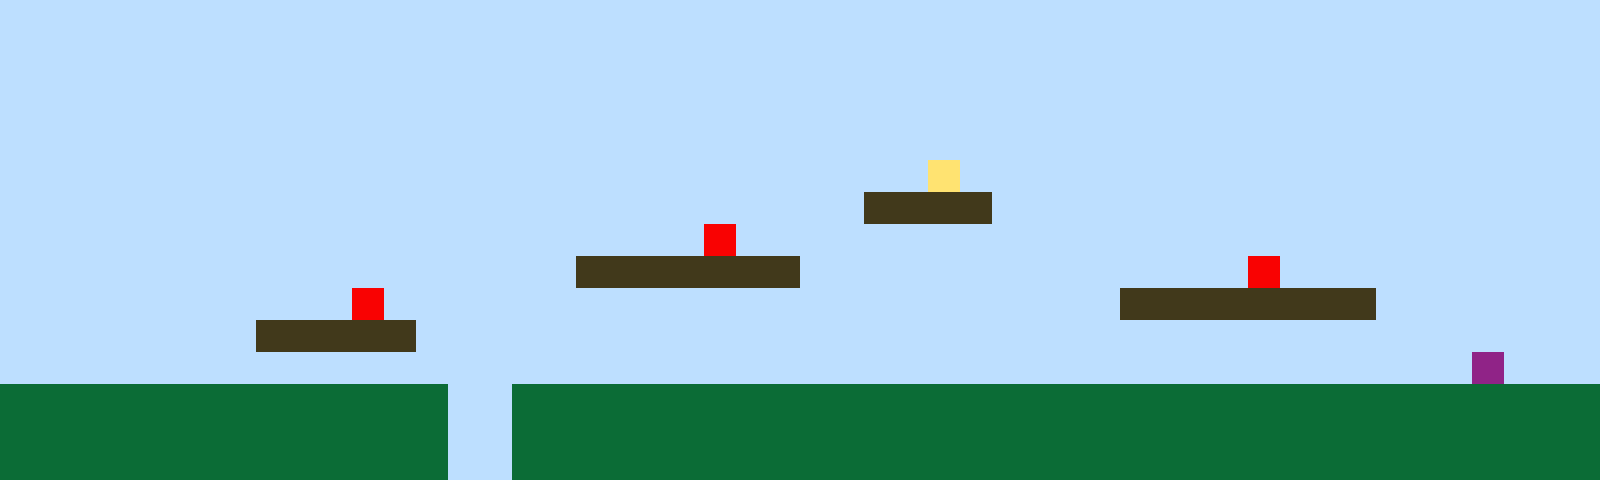

A level layout from a 2D game, rendered from its tile map. Below: a short description, then the map file with its tile-grid data intact:
An orthogonal 50x15 tile map with 32x32 px tiles, 1 tile layer (Tile Layer 1).

<map version="1.10" tiledversion="1.11.2" orientation="orthogonal" renderorder="right-up" width="50" height="15" tilewidth="32" tileheight="32" infinite="0" nextlayerid="2" nextobjectid="1"><editorsettings><export target="map1.csv" format="csv" /></editorsettings><tileset firstgid="1" name="sprites" tilewidth="32" tileheight="32" tilecount="6" columns="3"><image source="sprites.png" width="96" height="64" /></tileset><layer id="1" name="Tile Layer 1" width="50" height="15"><data encoding="csv">1,1,1,1,1,1,1,1,1,1,1,1,1,1,1,1,1,1,1,1,1,1,1,1,1,1,1,1,1,1,1,1,1,1,1,1,1,1,1,1,1,1,1,1,1,1,1,1,1,1,1,1,1,1,1,1,1,1,1,1,1,1,1,1,1,1,1,1,1,1,1,1,1,1,1,1,1,1,1,1,1,1,1,1,1,1,1,1,1,1,1,1,1,1,1,1,1,1,1,1,1,1,1,1,1,1,1,1,1,1,1,1,1,1,1,1,1,1,1,1,1,1,1,1,1,1,1,1,1,1,1,1,1,1,1,1,1,1,1,1,1,1,1,1,1,1,1,1,1,1,1,1,1,1,1,1,1,1,1,1,1,1,1,1,1,1,1,1,1,1,1,1,1,1,1,1,1,1,1,1,1,1,1,1,1,1,1,1,1,1,1,1,1,1,1,1,1,1,1,1,1,1,1,1,1,1,1,1,1,1,1,1,1,1,1,1,1,1,1,1,1,1,1,1,1,1,1,1,1,1,1,1,1,1,1,1,1,1,1,1,1,1,1,1,1,1,1,1,1,1,1,1,1,1,1,1,1,1,1,1,1,1,1,1,1,1,1,1,1,1,1,1,1,1,1,1,1,1,1,4,1,1,1,1,1,1,1,1,1,1,1,1,1,1,1,1,1,1,1,1,1,1,1,1,1,1,1,1,1,1,1,1,1,1,1,1,1,1,1,1,1,1,1,1,1,1,1,3,3,3,3,1,1,1,1,1,1,1,1,1,1,1,1,1,1,1,1,1,1,1,1,1,1,1,1,1,1,1,1,1,1,1,1,1,1,1,1,1,1,1,1,1,5,1,1,1,1,1,1,1,1,1,1,1,1,1,1,1,1,1,1,1,1,1,1,1,1,1,1,1,1,1,1,1,1,1,1,1,1,1,1,1,1,1,1,1,1,1,3,3,3,3,3,3,3,1,1,1,1,1,1,1,1,1,1,1,1,1,1,5,1,1,1,1,1,1,1,1,1,1,1,1,1,1,1,1,1,1,1,1,1,5,1,1,1,1,1,1,1,1,1,1,1,1,1,1,1,1,1,1,1,1,1,1,1,3,3,3,3,3,3,3,3,1,1,1,1,1,1,1,1,1,1,1,1,1,1,1,3,3,3,3,3,1,1,1,1,1,1,1,1,1,1,1,1,1,1,1,1,1,1,1,1,1,1,1,1,1,1,1,1,1,1,1,1,1,1,1,1,1,1,1,1,1,1,1,1,1,1,1,1,1,1,1,1,1,1,1,1,1,1,1,1,1,1,1,1,1,1,1,1,1,1,1,1,1,1,1,1,1,1,1,1,1,1,1,6,1,1,1,2,2,2,2,2,2,2,2,2,2,2,2,2,2,1,1,2,2,2,2,2,2,2,2,2,2,2,2,2,2,2,2,2,2,2,2,2,2,2,2,2,2,2,2,2,2,2,2,2,2,2,2,2,2,2,2,2,2,2,2,2,2,2,2,1,1,2,2,2,2,2,2,2,2,2,2,2,2,2,2,2,2,2,2,2,2,2,2,2,2,2,2,2,2,2,2,2,2,2,2,2,2,2,2,2,2,2,2,2,2,2,2,2,2,1,1,2,2,2,2,2,2,2,2,2,2,2,2,2,2,2,2,2,2,2,2,2,2,2,2,2,2,2,2,2,2,2,2,2,2</data></layer></map>
